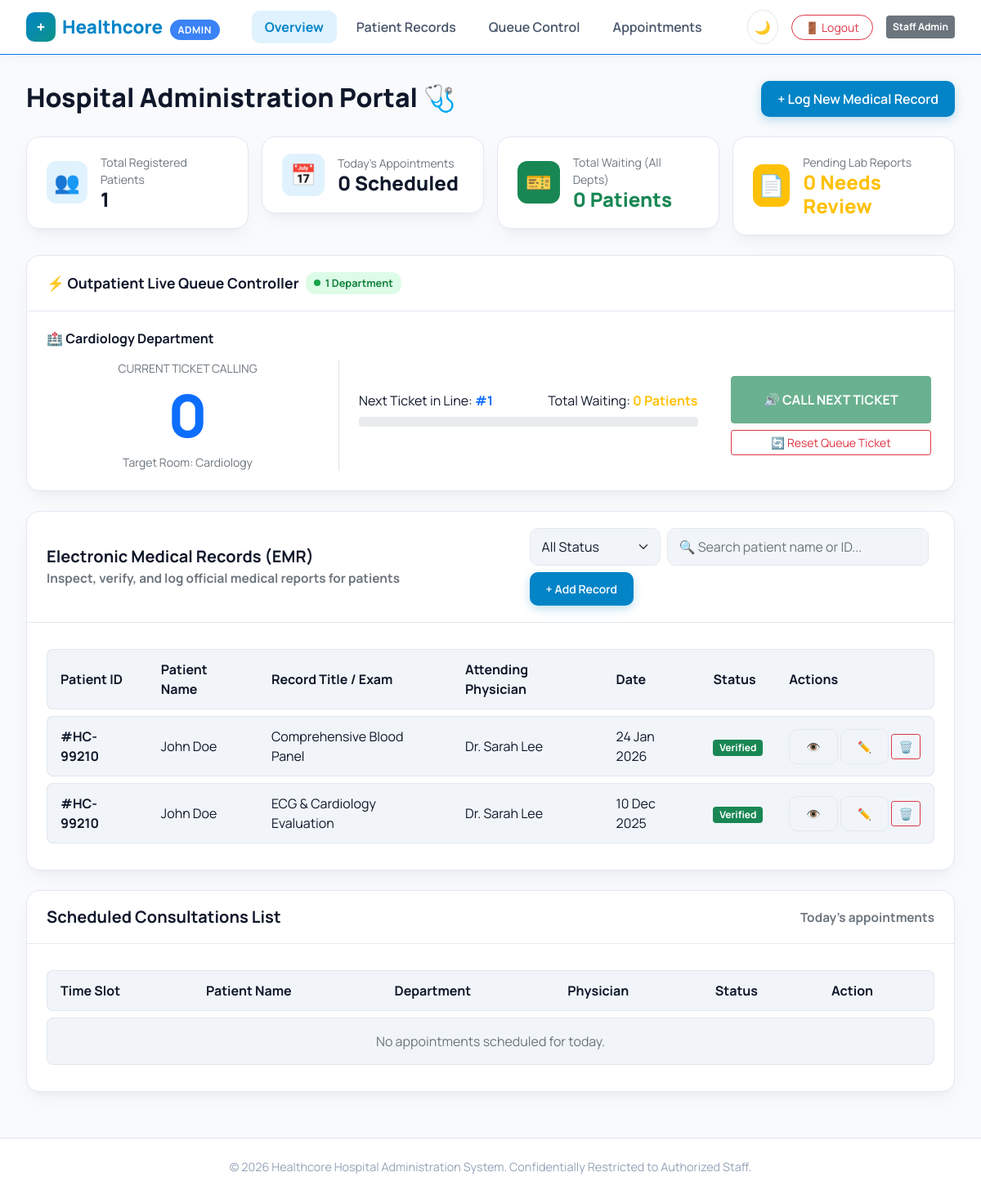
/admin.php (signed in), run on the app's committed database.
### tables this page shows
CREATE TABLE `queue_state` (
  `id` int(11) NOT NULL,
  `department` varchar(100) NOT NULL,
  `currently_serving` int(11) NOT NULL DEFAULT 0,
  `updated_at` timestamp NOT NULL DEFAULT current_timestamp() ON UPDATE current_timestamp()
);

CREATE TABLE `medical_records` (
  `id` int(11) NOT NULL,
  `patient_id` int(11) NOT NULL,
  `doctor_id` int(11) NOT NULL,
  `title` varchar(200) NOT NULL,
  `notes` text DEFAULT NULL,
  `record_date` date NOT NULL,
  `status` enum('Verified','Under Review') DEFAULT 'Under Review',
  `created_at` timestamp NOT NULL DEFAULT current_timestamp()
);

CREATE TABLE `patients` (
  `id` int(11) NOT NULL,
  `user_id` int(11) NOT NULL,
  `patient_code` varchar(20) NOT NULL,
  `dob` date DEFAULT NULL,
  `gender` enum('Male','Female','Other') DEFAULT 'Other',
  `blood_type` varchar(5) DEFAULT NULL,
  `height_cm` int(11) DEFAULT NULL,
  `weight_kg` int(11) DEFAULT NULL,
  `address` varchar(255) DEFAULT NULL,
  `emergency_name` varchar(120) DEFAULT NULL,
  `emergency_phone` varchar(30) DEFAULT NULL,
  `insurance_provider` varchar(150) DEFAULT NULL,
  `insurance_policy_no` varchar(60) DEFAULT NULL,
  `primary_doctor_id` int(11) DEFAULT NULL
);

CREATE TABLE `users` (
  `id` int(11) NOT NULL,
  `role` enum('patient','doctor','admin') NOT NULL DEFAULT 'patient',
  `full_name` varchar(120) NOT NULL,
  `email` varchar(150) NOT NULL,
  `password` varchar(255) NOT NULL,
  `phone` varchar(30) DEFAULT NULL,
  `created_at` timestamp NOT NULL DEFAULT current_timestamp(),
  `sms_notif` tinyint(1) NOT NULL DEFAULT 1,
  `email_notif` tinyint(1) NOT NULL DEFAULT 1,
  `lab_notif` tinyint(1) NOT NULL DEFAULT 1,
  `two_factor` tinyint(1) NOT NULL DEFAULT 0
);

### admin.php (the view, shortened to what the rows shown need)
<?php
require_once 'auth.php';
require_once 'db.php';
require_once 'queue_helpers.php';
$isDoctor      = current_role() === 'doctor';
$myDepartment  = null;
$queueDepartments = $isDoctor ? [$myDepartment] : active_departments($pdo);
$departmentQueues = [];
foreach ($queueDepartments as $dept) {
    $q = get_or_create_queue($pdo, $dept);
    $serving  = (int) $q['currently_serving'];
    $maxTicket = department_max_ticket($pdo, $dept);
    $waitingHere = department_waiting_count($pdo, $dept);
    $departmentQueues[] = [
        'department'  => $dept,
        'slug'        => department_slug($dept),
        'serving'     => $serving,
        'maxTicket'   => $maxTicket,
        'waiting'     => $waitingHere,
        'progressPct' => $maxTicket > 0 ? min(100, round(($serving / $maxTicket) * 100)) : 0,
    ];
}
$recordsSql = "SELECT mr.*, p.patient_code, u1.full_name AS patient_name, u2.full_name AS doctor_name
                FROM medical_records mr
                JOIN patients p ON p.id = mr.patient_id
                JOIN users u1 ON u1.id = p.user_id
                JOIN doctors d ON d.id = mr.doctor_id
                JOIN users u2 ON u2.id = d.user_id";
$recordsParams = [];
$recordsSql .= ' ORDER BY mr.record_date DESC LIMIT 25';
$stmt = $pdo->prepare($recordsSql);
$stmt->execute($recordsParams);
$records = $stmt->fetchAll();
function statusBadge(string $status): string {
    return match ($status) {
        'Verified', 'Completed', 'Confirmed' => 'bg-success',
        'Under Review', 'Pending' => 'bg-warning text-dark',
        'Arrived' => 'bg-info text-dark',
        'Cancelled' => 'bg-danger',
        default => 'bg-secondary',
    };
}
?>
<!DOCTYPE html>
<html lang="en" data-theme="light">
<head>
    <link href="https://cdn.jsdelivr.net/npm/bootstrap@5.0.2/dist/css/bootstrap.min.css" rel="stylesheet">
    <link rel="stylesheet" href="style.css">
</head>
<body>
    <main class="main-wrapper">
        <div class="d-flex align-items-center justify-content-between mb-4 flex-wrap gap-2">
            <div>
                <h2 class="manrope-800 mb-1">Hospital Administration Portal 🩺</h2>
            </div>
        </div>
        <section class="card-custom mb-4" id="queue-controller">
            <div class="card-body-custom">
                <?php foreach ($departmentQueues as $i => $dq): ?>
                    <div class="dept-queue-panel <?= $i > 0 ? 'border-top pt-4 mt-4' : '' ?>"
                         data-department="<?= htmlspecialchars($dq['department']) ?>"
                         data-slug="<?= htmlspecialchars($dq['slug']) ?>">
                        <h6 class="manrope-700 mb-3">🏥 <?= htmlspecialchars($dq['department']) ?> Department</h6>
                        <div class="row align-items-center">
                            <div class="col-lg-4 text-center border-end">
                                <small class="text-muted d-block">CURRENT TICKET CALLING</small>
                                <h1 class="display-2 manrope-800 text-primary my-1 dept-serving-ticket"><?= $dq['serving'] ?></h1>
                                <p class="text-muted small mb-0">Target Room: <?= htmlspecialchars($dq['department']) ?></p>
                            </div>
                            <div class="col-lg-5 p-4">
                                <div class="d-flex justify-content-between mb-2">
                                    <span>Next Ticket in Line: <strong class="text-primary">#<span class="dept-next-ticket"><?= $dq['serving'] + 1 ?></span></strong></span>
                                    <span>Total Waiting: <strong class="text-warning"><span class="dept-waiting-count"><?= $dq['waiting'] ?></span> Patients</strong></span>
                                </div>
                                <div class="progress mb-3" style="height: 12px;">
                                </div>
                            </div>
                            <div class="col-lg-3 text-center p-3">
                                <form method="POST" action="admin.php" class="mb-2">
                                    <button type="submit" class="btn btn-success w-100 py-3 manrope-700 shadow-sm dept-call-next-btn" <?= $dq['waiting'] === 0 ? 'disabled' : '' ?>>🔊 CALL NEXT TICKET</button>
                                </form>
                                <form method="POST" action="admin.php" onsubmit="return confirm('Reset <?= htmlspecialchars($dq['department']) ?> queue serving counter to #1?');">
                                    <button type="submit" class="btn btn-outline-danger btn-sm w-100">🔄 Reset Queue Ticket</button>
                                </form>
                            </div>
                        </div>
                    </div>
                <?php endforeach; ?>
            </div>
        </section>
        <section class="card-custom mb-4" id="records-management">
            <div class="card-body-custom">
                <div class="records-table-container">
                    <table class="records-table">
                        <thead>
                            <tr><th>Patient ID</th><th>Patient Name</th><th>Record Title / Exam</th><th>Attending Physician</th><th>Date</th><th>Status</th><th>Actions</th></tr>
                        </thead>
                        <tbody id="adminRecordsTableBody">
                            <?php foreach ($records as $r): ?>
                                <tr data-status="<?= htmlspecialchars($r['status']) ?>">
                                    <td><strong>#<?= htmlspecialchars($r['patient_code']) ?></strong></td>
                                    <td><?= htmlspecialchars($r['patient_name']) ?></td>
                                    <td><?= htmlspecialchars($r['title']) ?></td>
                                    <td><?= htmlspecialchars($r['doctor_name']) ?></td>
                                    <td><?= date('d M Y', strtotime($r['record_date'])) ?></td>
                                    <td><span class="badge <?= statusBadge($r['status']) ?>"><?= htmlspecialchars($r['status']) ?></span></td>
                                    <td class="text-nowrap">
                                        <button type="button" class="btn btn-sm btn-outline-custom view-record-btn" title="View"
                                                data-patient="<?= htmlspecialchars($r['patient_name']) ?> (#<?= htmlspecialchars($r['patient_code']) ?>)"
                                                data-doctor="<?= htmlspecialchars($r['doctor_name']) ?>"
                                                data-date="<?= date('d M Y', strtotime($r['record_date'])) ?>"
                                                data-status="<?= htmlspecialchars($r['status']) ?>"
                                                data-title="<?= htmlspecialchars($r['title']) ?>"
                                                data-notes="<?= htmlspecialchars($r['notes'] ?? '') ?>">👁️</button>
                                        <button type="button" class="btn btn-sm btn-outline-custom edit-record-btn" title="Edit"
                                                data-id="<?= (int) $r['id'] ?>"
                                                data-patient-id="<?= (int) $r['patient_id'] ?>"
                                                data-doctor-id="<?= (int) $r['doctor_id'] ?>"
                                                data-title="<?= htmlspecialchars($r['title']) ?>"
                                                data-notes="<?= htmlspecialchars($r['notes'] ?? '') ?>"
                                                data-date="<?= htmlspecialchars($r['record_date']) ?>">✏️</button>
                                        <form method="POST" action="admin.php" class="d-inline" onsubmit="return confirm('Delete this medical record? This cannot be undone.');">
                                            <button type="submit" class="btn btn-sm btn-outline-danger" title="Delete">🗑️</button>
                                        </form>
                                    </td>
                                </tr>
                            <?php endforeach; ?>
                        </tbody>
                    </table>
                </div>
            </div>
        </section>
        <section class="card-custom mb-4" id="appointments-management">
            <div class="card-body-custom">
                <div class="records-table-container">
                    <table class="records-table">
                        <thead>
                            <tr><th>Time Slot</th><th>Patient Name</th><th>Department</th><th>Physician</th><th>Status</th><th>Action</th></tr>
                        </thead>
                    </table>
                </div>
            </div>
        </section>
    </main>
</body>
</html>

### data on the page
queue_state: department "Cardiology", currently_serving "0", $dq['serving'] + 1 "1"
medical_records: patient.patient_code "HC-99210", users.full_name "John Doe", title "Comprehensive Blood Panel", users.full_name "Dr. Sarah Lee", record_date "24 Jan 2026", status "Verified"
medical_records: patient.patient_code "HC-99210", users.full_name "John Doe", title "ECG & Cardiology Evaluation", users.full_name "Dr. Sarah Lee", record_date "10 Dec 2025", status "Verified"

### other printed values
$_SESSION['full_name'] "Staff Admin"
$totalPatients "1"
$todaysApptCount "0"
$totalWaitingAllDepts "0"
$pendingReports "0"
count($departmentQueues) "1"
